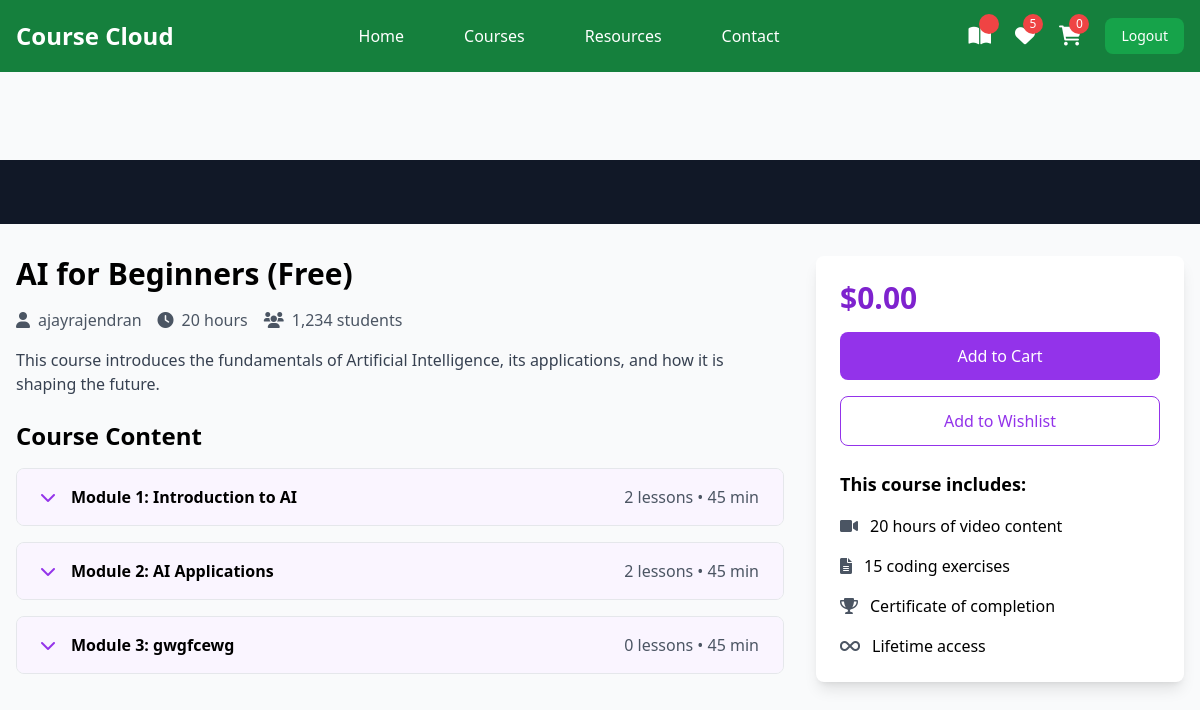
Screenshot of /student/courses/5/ (signed in) with the database file from the repository.
### instructor/models.py (models this page shows, shortened)
class User(AbstractUser):
    ROLE_CHOICES =(
        ("instructor","Instructor"),
        ("student","Student")
    )
    role=models.CharField(max_length=20,choices=ROLE_CHOICES,default="student")

class Course(models.Model):
    title=models.CharField(max_length=200)
    description=models.TextField()
    price=models.DecimalField(decimal_places=2,max_digits=7)
    owner=models.ForeignKey(User,on_delete=models.SET_NULL,related_name="courses",null=True)
    is_free=models.BooleanField(default=False)
    picture=models.ImageField(upload_to="courseimages",null=True,blank=True,default="courseimages/default.png")
    thumbnail=EmbedVideoField()
    category_objects=models.ManyToManyField(Category)
    created_at=models.DateTimeField(auto_now_add=True)
    updated_at=models.DateTimeField(auto_now=True)

class Module(models.Model):
    title=models.CharField(max_length=200)
    course_object=models.ForeignKey(Course,on_delete=models.CASCADE,related_name="modules")
    order=models.PositiveIntegerField()

### student/views.py (the view)
# urls.py: path("courses/<int:pk>/",views.CourseDetailView.as_view(),name="course-detail"),
@method_decorator(signin_required,name="dispatch")
class CourseDetailView(View):
    def get (self,request,*args,**kwargs):
        id=kwargs.get("pk")
        course_instanse=Course.objects.get(id=id)
        return render (request,"course_detail.html",{"course":course_instanse})

### student/templates/course_detail.html (shortened to what this page needs)
{%extends 'base.html'%}
{%load embed_video_tags%}
{%block main_block%}
    <div class="pt-20">
        <div class="bg-gray-900 w-full">
            <div class="max-w-screen-xl mx-auto px-4 py-8">
            </div>
        </div>
        <div class="max-w-screen-xl mx-auto px-4 py-8 grid grid-cols-1 lg:grid-cols-3 gap-8">
            <div class="lg:col-span-2">
                <h1 class="text-3xl font-bold mb-4">{{course.title}}</h1>
                <div class="flex items-center mb-4 text-gray-600">
                    <span class="mr-4"><i class="fas fa-user mr-2"></i>{{course.owner}}</span>
                    <span class="mr-4"><i class="fas fa-clock mr-2"></i>20 hours</span>
                    <span><i class="fas fa-users mr-2"></i>1,234 students</span>
                </div>
                <p class="text-gray-700 mb-6">{{course.description}}</p>
                <div class="space-y-4">
                    <h2 class="text-2xl font-bold mb-4">Course Content</h2>
                    {%for module in course.modules.all%}
                    <div class="border rounded-lg overflow-hidden">
                        <button class="w-full px-6 py-4 bg-purple-50 hover:bg-purple-100 flex items-center justify-between" onclick="toggleModule('module{{forloop.counter}}')">
                            <div class="flex items-center">
                                <i class="fas fa-chevron-down mr-4 text-purple-600"></i>
                                <span class="font-semibold">Module {{forloop.counter}}: {{module.title}}</span>
                            </div>
                            <span class="text-gray-600">{{module.lessons.all.count}} lessons • 45 min</span>
                        </button>
                    </div>
                    {%endfor%}
                </div>
            </div>
            <div class="lg:col-span-1">
                <div class="bg-white p-6 rounded-lg shadow-lg sticky top-24">
                    <div class="text-3xl font-bold mb-4 text-purple-700">${{course.price}}</div>
                    <a href="{%url 'add-to-cart' course.id%}">
                        <button class="w-full bg-purple-600 text-white py-3 rounded-lg mb-4 hover:bg-purple-700 transition duration-300">
                           Add to Cart
                        </button>
                    </a>
                    <button class="w-full border border-purple-600 text-purple-600 py-3 rounded-lg mb-6 hover:bg-purple-50 transition duration-300">
                        Add to Wishlist
                    </button>
                    <div class="space-y-4">
                        <h3 class="font-bold text-lg">This course includes:</h3>
                        <div class="flex items-center">
                            <i class="fas fa-video mr-3 text-gray-600"></i>
                            <span>20 hours of video content</span>
                        </div>
                        <div class="flex items-center">
                            <i class="fas fa-file-alt mr-3 text-gray-600"></i>
                            <span>15 coding exercises</span>
                        </div>
                        <div class="flex items-center">
                            <i class="fas fa-trophy mr-3 text-gray-600"></i>
                            <span>Certificate of completion</span>
                        </div>
                        <div class="flex items-center">
                            <i class="fas fa-infinity mr-3 text-gray-600"></i>
                            <span>Lifetime access</span>
                        </div>
                    </div>
                </div>
            </div>
        </div>
    </div>
{%endblock%}

### student/templates/base.html (shortened to what this page needs)
<!DOCTYPE html>
<html lang="en">
<head>
    <script src="https://cdn.tailwindcss.com"></script>
    <link href="https://cdnjs.cloudflare.com/ajax/libs/font-awesome/6.0.0/css/all.min.css" rel="stylesheet">
</head>
<body class="bg-gray-50">
    <nav class="bg-green-700 fixed w-full z-20 top-0 left-0">
        <div class="max-w-screen-xl flex flex-wrap items-center justify-between mx-auto p-4">
            <a href="#" class="flex items-center">
                <span class="self-center text-2xl font-semibold text-white">Course Cloud</span>
            </a>
            <div class="items-center justify-between hidden w-full md:flex md:w-auto md:order-1">
                <ul class="flex flex-col p-4 md:p-0 mt-4 font-medium md:flex-row md:space-x-8 md:mt-0">
                    <li><a href="{%url 'index'%}" class="block py-2 pl-3 pr-4 text-white hover:text-purple-200">Home</a></li>
                    <li><a href="{%url 'mycorses'%}" class="block py-2 pl-3 pr-4 text-white hover:text-purple-200">Courses</a></li>
                    <li><a href="#" class="block py-2 pl-3 pr-4 text-white hover:text-purple-200">Resources</a></li>
                    <li><a href="#" class="block py-2 pl-3 pr-4 text-white hover:text-purple-200">Contact</a></li>
                </ul>
            </div>
            <div class="flex items-center space-x-6 md:order-2">
                <div class="relative group">
                    <a href="{%url 'mycorses'%}" class="text-white hover:text-green-200">
                        <i class="fas fa-book-open text-xl"></i>
                        <span class="absolute -top-2 -right-2 bg-red-500 text-white text-xs rounded-full h-5 w-5 flex items-center justify-center">{{count}}</span>
                    </a>
                </div>
                <div class="relative group">
                    <a href="#" class="text-white hover:text-green-200">
                        <i class="fas fa-heart text-xl"></i>
                        <span class="absolute -top-2 -right-2 bg-red-500 text-white text-xs rounded-full h-5 w-5 flex items-center justify-center">5</span>
                    </a>
                </div>
                <div class="relative group">
                    <a href="{%url 'cart-summary'%}" class="text-white hover:text-green-200">
                        <i class="fas fa-shopping-cart text-xl"></i>
                        <span class="absolute -top-2 -right-2 bg-red-500 text-white text-xs rounded-full h-5 w-5 flex items-center justify-center">{{request.user.basket.all.count}}</span>
                    </a>
                </div>
                <a href="{%url 'signout'%}">
                    <button class="text-white bg-green-600 hover:bg-red-800 focus:ring-4 focus:outline-none focus:ring-red-300 font-medium rounded-lg text-sm px-4 py-2 text-center">Logout</button>
                </a>
            </div>
        </div>
    </nav>
  <div class="mt-20">
    {%block main_block%}
    {%endblock%}
  </div>
</body>
</html>

### rows the page displays
User: user.basket.all.count "0"
Course: title "AI for Beginners (Free)", owner "ajayrajendran", description "This course introduces the fundamentals of Artificial Intelligence, its applications, and how it is shaping the future.", price "0.00"
Module: title "Introduction to AI", lessons.all.count "2"
Module: title "AI Applications", lessons.all.count "2"
Module: title "gwgfcewg", lessons.all.count "0"
